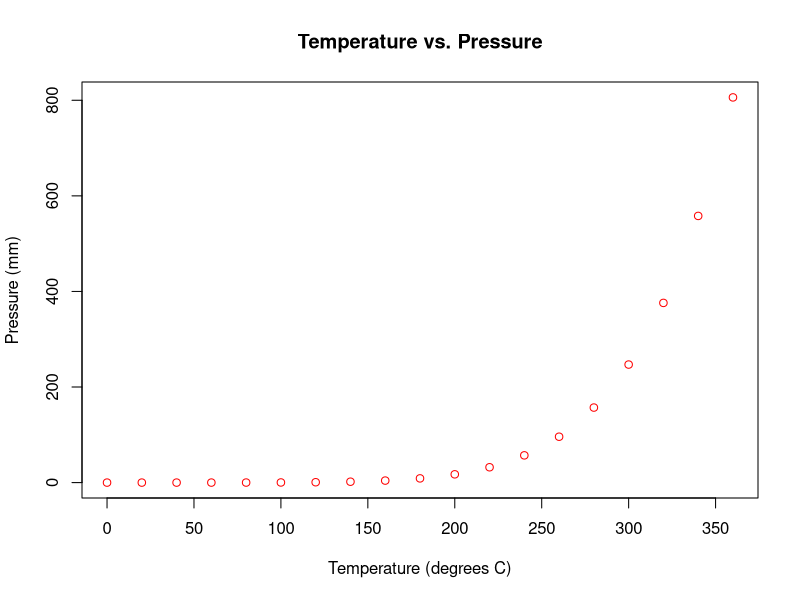
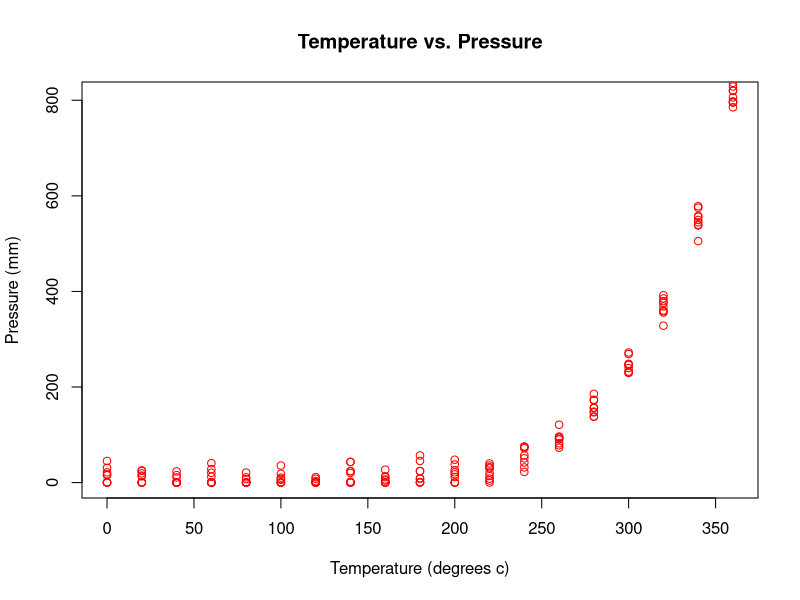
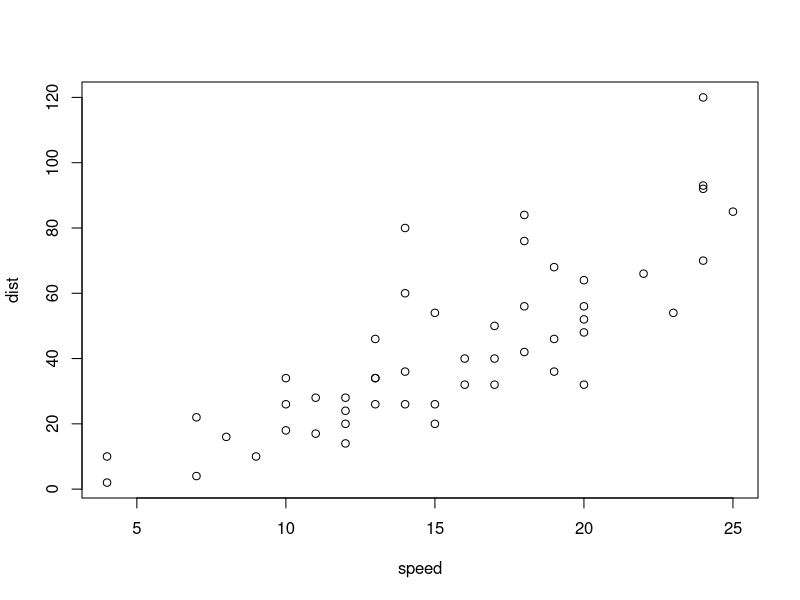

The R source for these figures, in order:
## ---- chunk 1
plot(pressure$temperature, pressure$pressure, col='red', main="Temperature vs. Pressure", xlab="Temperature (degrees C)", ylab="Pressure (mm)")
## ---- chunk 2
dat <- matrix(rep(0, 10*length(pressure$pressure)), nrow=length(pressure$pressure))
for(i in 3:10) {
  dat[,i] <- pressure$pressure + rnorm(length(pressure$pressure), 0, 20)
}
dat[dat<0] <- rnorm(1, 0.2, 0.01)
dat[,1] <- pressure$temperature
dat[,2] <- pressure$pressure
plot(dat[,1], dat[,2], col='red', main='Temperature vs. Pressure', xlab='Temperature (degrees c)', ylab='Pressure (mm)')
for(i in 3:10) {
  points(dat[,1], dat[,i], col='red')
}
## ---- chunk 3
summary(cars)
## ---- chunk 4
plot(cars)
